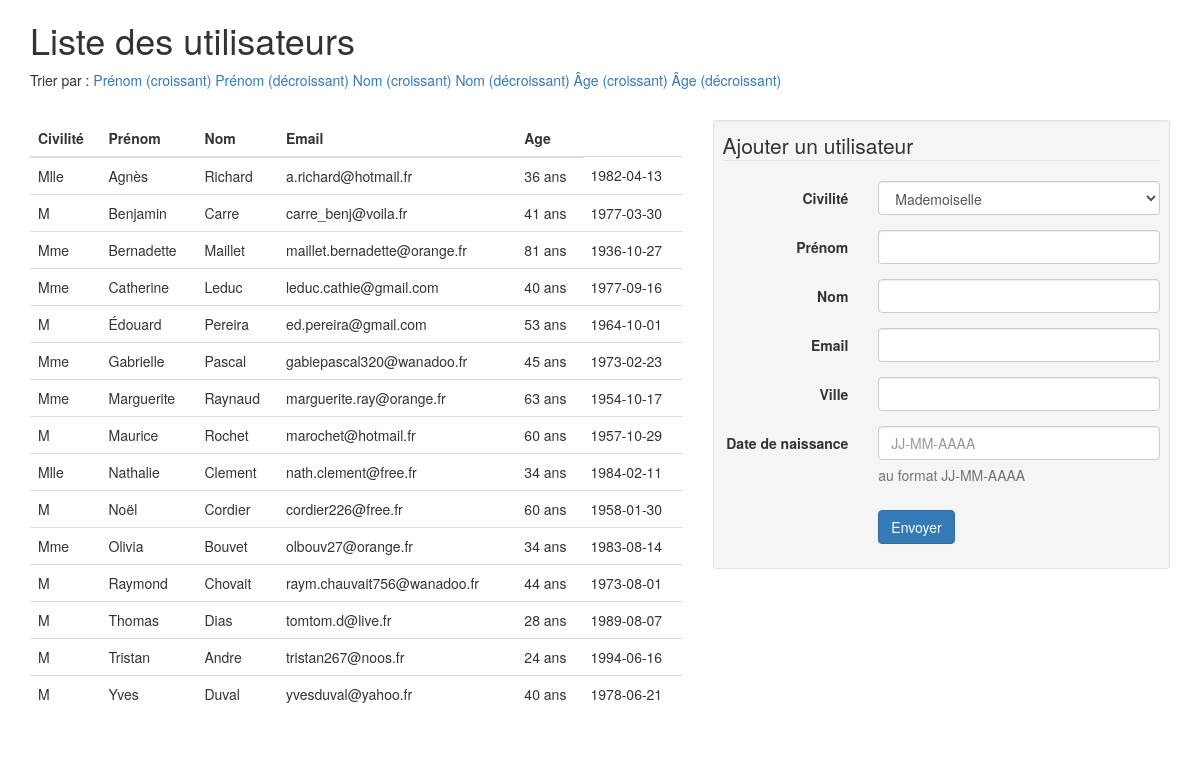
/exercice_2/index.php?column=firstname&order=asc, run on the app's committed database.
### tables this page shows
CREATE TABLE IF NOT EXISTS `users` (
  `id` int(11) NOT NULL AUTO_INCREMENT,
  `gender` enum('Mlle','Mme','M') NOT NULL,
  `firstname` varchar(255) NOT NULL,
  `lastname` varchar(255) NOT NULL,
  `email` varchar(255) NOT NULL,
  `birthdate` date NOT NULL,
  `city` varchar(255) NOT NULL,
  PRIMARY KEY (`id`),
  UNIQUE KEY `email` (`email`)
);

### exercice_2/index.php (the view, shortened to what this page needs)
<?php
require_once 'connect.php';
$order = '';
if(isset($_GET['order']) && isset($_GET['column'])){
	if($_GET['column'] == 'lastname'){
		$order .= ' ORDER BY lastname';
	}
	elseif($_GET['column'] == 'firstname'){
		$order .= ' ORDER BY firstname';
	}
	elseif($_GET['column'] == 'birthdate'){
		$order .= ' ORDER BY birthdate';
	}
	if($_GET['order'] == 'asc'){
		$order .= ' ASC';
	}
	elseif($_GET['order'] == 'desc'){
		$order .= ' DESC';
	}
}
$queryUsers = $db->prepare('SELECT * FROM users'.$order);
if($queryUsers->execute()){
	$users = $queryUsers->fetchAll();
}
?>
<!DOCTYPE html>
<html>
<head>
	<link href="https://maxcdn.bootstrapcdn.com/bootstrap/3.3.6/css/bootstrap.min.css" rel="stylesheet">
</head>
<body>
	<div class="container">
		<h1>Liste des utilisateurs</h1>
		<p>Trier par :
			<a href="index.php?column=firstname&order=asc">Prénom (croissant)</a>
			<a href="index.php?column=firstname&order=desc">Prénom (décroissant)</a>
			<a href="index.php?column=lastname&order=asc">Nom (croissant)</a>
			<a href="index.php?column=lastname&order=desc">Nom (décroissant)</a>
			<a href="index.php?column=birthdate&order=asc">Âge (croissant)</a>
			<a href="index.php?column=birthdate&order=desc">Âge (décroissant)</a>
		</p>
		<br>
		<div class="row">
			<div class="col-md-7">
				<table class="table">
					<thead>
						<tr>
							<th>Civilité</th>
							<th>Prénom</th>
							<th>Nom</th>
							<th>Email</th>
							<th>Age</th>
						</tr>
					</thead>
					<tbody>
						<?php foreach($users as $user):?>
							<tr>
								<td><?php echo $user['gender'];?></td>
								<td><?php echo $user['firstname'];?></td>
								<td><?php echo $user['lastname'];?></td>
								<td><?php echo $user['email'];?></td>
								<td><?php echo DateTime::createFromFormat('Y-m-d', $user['birthdate'])->diff(new DateTime('now'))->y;?> ans</td>
								<td><?php echo $user['birthdate'];?></td>
							</tr>
						<?php endforeach; ?>
					</tbody>
				</table>
			</div>
			<div class="col-md-5">
				<form method="post" class="form-horizontal well well-sm">
					<fieldset>
						<legend>Ajouter un utilisateur</legend>
						<div class="form-group">
							<label class="col-md-4 control-label" for="gender">Civilité</label>
							<div class="col-md-8">
								<select id="gender" name="gender" class="form-control input-md" required>
									<option value="Mlle">Mademoiselle</option>
								</select>
							</div>
						</div>
						<div class="form-group">
							<label class="col-md-4 control-label" for="firstname">Prénom</label>
							<div class="col-md-8">
								<input id="firstname" name="firstname" type="text" class="form-control input-md" required>
							</div>
						</div>
						<div class="form-group">
							<label class="col-md-4 control-label" for="lastname">Nom</label>
							<div class="col-md-8">
								<input id="lastname" name="lastname" type="text" class="form-control input-md" required>
							</div>
						</div>
						<div class="form-group">
							<label class="col-md-4 control-label" for="email">Email</label>
							<div class="col-md-8">
								<input id="email" name="email" type="email" class="form-control input-md" required>
							</div>
						</div>
						<div class="form-group">
							<label class="col-md-4 control-label" for="city">Ville</label>
							<div class="col-md-8">
								<input id="city" name="city" type="text" class="form-control input-md" required>
							</div>
						</div>
						<div class="form-group">
							<label class="col-md-4 control-label" for="birthdate">Date de naissance</label>
							<div class="col-md-8">
								<input id="birthdate" name="birthdate" type="text" placeholder="JJ-MM-AAAA" class="form-control input-md" required>
								<span class="help-block">au format JJ-MM-AAAA</span>
							</div>
						</div>
						<div class="form-group">
							<div class="col-md-4 col-md-offset-4">
								<button type="submit" class="btn btn-primary">Envoyer</button>
							</div>
						</div>
					</fieldset>
				</form>
			</div>
		</div>
	</div>
</body>
</html>

### data on the page
users: gender "Mlle", firstname "Agnès", lastname "Richard", email "a.richard@hotmail.fr", birthdate "1982-04-13"
users: gender "M", firstname "Benjamin", lastname "Carre", email "carre_benj@voila.fr", birthdate "1977-03-30"
users: gender "Mme", firstname "Bernadette", lastname "Maillet", email "maillet.bernadette@orange.fr", birthdate "1936-10-27"
users: gender "Mme", firstname "Catherine", lastname "Leduc", email "leduc.cathie@gmail.com", birthdate "1977-09-16"
users: gender "M", firstname "Édouard", lastname "Pereira", email "ed.pereira@gmail.com", birthdate "1964-10-01"
users: gender "Mme", firstname "Gabrielle", lastname "Pascal", email "gabiepascal320@wanadoo.fr", birthdate "1973-02-23"
users: gender "Mme", firstname "Marguerite", lastname "Raynaud", email "marguerite.ray@orange.fr", birthdate "1954-10-17"
users: gender "M", firstname "Maurice", lastname "Rochet", email "marochet@hotmail.fr", birthdate "1957-10-29"
users: gender "Mlle", firstname "Nathalie", lastname "Clement", email "nath.clement@free.fr", birthdate "1984-02-11"
users: gender "M", firstname "Noël", lastname "Cordier", email "cordier226@free.fr", birthdate "1958-01-30"
users: gender "Mme", firstname "Olivia", lastname "Bouvet", email "olbouv27@orange.fr", birthdate "1983-08-14"
users: gender "M", firstname "Raymond", lastname "Chovait", email "raym.chauvait756@wanadoo.fr", birthdate "1973-08-01"
users: gender "M", firstname "Thomas", lastname "Dias", email "tomtom.d@live.fr", birthdate "1989-08-07"
users: gender "M", firstname "Tristan", lastname "Andre", email "tristan267@noos.fr", birthdate "1994-06-16"
users: gender "M", firstname "Yves", lastname "Duval", email "yvesduval@yahoo.fr", birthdate "1978-06-21"
